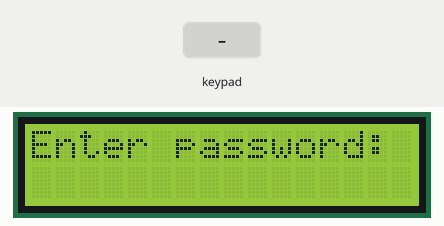
Recording of a sketch running on a simulated Arduino Uno, built with avr-gcc and run on an emulated ATmega328P. On the bench: 16×2 character LCD. Inputs (shaded band) come from the test bench.

Above: at 1.2 s.
1.3 s: keypad keys 2 8 1 2 # pressed 0.4 s apart
At 3.3 s:
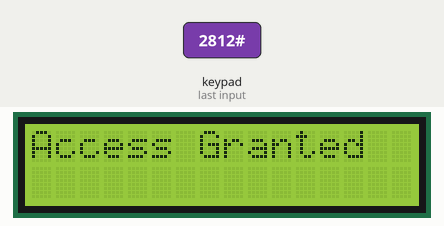
6.0 s: key '1' pressed
At 6.8 s:
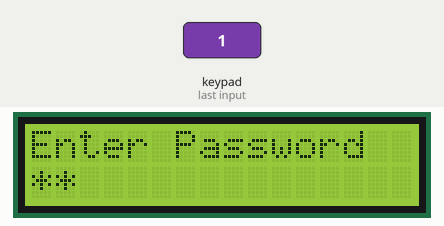
7.5 s: keypad keys 2 8 1 2 pressed 0.4 s apart
At 8.6 s:
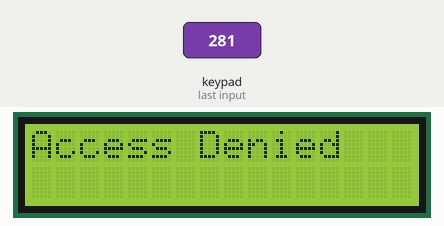
11.4 s: key '2' pressed
At 12.1 s:
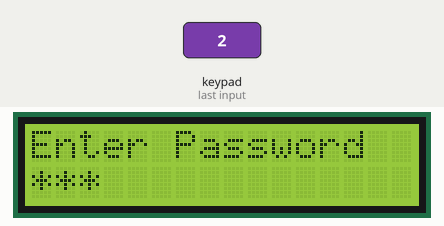
12.9 s: keypad keys 2 8 1 2 * pressed 0.4 s apart
At 17.8 s:
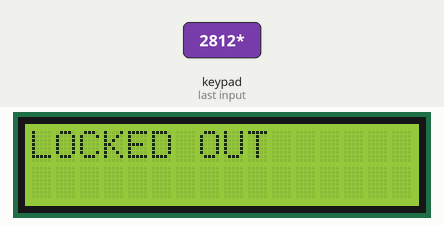
17.9 s: key '3' pressed
At 20.8 s:
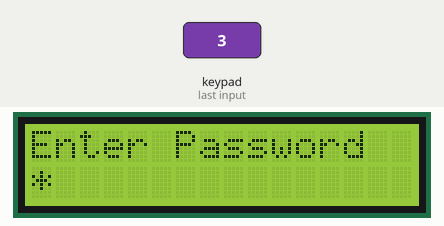
Timing chart, 0 to 21.9 s (numbered marks = the images above; inputs shaded):
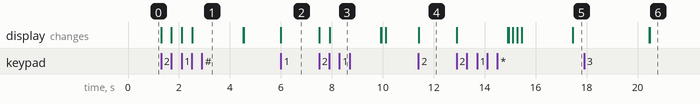

Measured:
- after the input at 1.3 s, the display: first changes at once (image 1 shows a later state)
- after the input at 6.0 s, the display: changes at once (image 2)
- after the input at 7.5 s, the display: first changes at once (image 3 shows a later state)
- after the input at 11.4 s, the display: changes at once (image 4)
- after the input at 12.9 s, the display: first changes at once (image 5 shows a later state)
- after the input at 17.9 s, the display: first differs from a run without the input after 2.6 s (image 6)

The sketch:

lock.ino
```cpp
#include <Keypad.h>
#include <LiquidCrystal.h>


const byte ROWS = 4; //four rows
const byte COLS = 3; //three columns
const int RS = 12, E = 13, D4 = 0, D5 = 1, D6 = 10, D7 = 11;

char keys[ROWS][COLS] = {
  {'1','2','3'},
  {'4','5','6'},
  {'7','8','9'},
  {'*','0','#'}
};

byte rowPins[ROWS] = {3, 4, 5, 6}; //connect to the row pinouts of the keypad
byte colPins[COLS] = {7, 8, 9}; //connect to the column pinouts of the keypad
Keypad keypad = Keypad( makeKeymap(keys), rowPins, colPins, ROWS, COLS );
LiquidCrystal lcd(RS, E, D4, D5, D6, D7);

char correctPassword[] = "2812";
char enteredPassword[5];
int passwordIndex = 0;
int attempts = 0;


void setup() {
  // put your setup code here, to run once:
  //Serial.begin(9600);
   lcd.begin(16,2);
  //lcd.setCursor(1, 0);
  lcd.print("Enter password:");    // Display the initial message

}

void loop() {
  // put your main code here, to run repeatedly:
  char key = keypad.getKey();     // Read keypress from the keypad

  if (key) {
    lcd.setCursor(passwordIndex, 1);  // Set cursor position for entered password
    lcd.print('*');                  // Display '*' for each keypress

    enteredPassword[passwordIndex] = key;  // Store the entered key
    passwordIndex++;                        // Move to the next position

    if (passwordIndex == 4) {               // Check when 4 digits are entered
      enteredPassword[passwordIndex] = '\0';  // Null-terminate the string
      checkPassword();                        // Call function to check password
      passwordIndex = 0;                      // Reset the index
    }
  }


}

void checkPassword() {
  if (strcmp(enteredPassword, correctPassword) == 0) {  // Compare passwords
    lcd.clear();
    lcd.print("Access Granted");  // Display success message
    //digitalWrite(greenLED, HIGH); // Turn on green LED
    delay(2000);
    //digitalWrite(greenLED, LOW);  // Turn off green LED
    lcd.clear();
    lcd.print("Enter Password");  // Prompt for new input
    attempts = 0;                 // Reset the attempts
  }
  else {
    lcd.clear();
    lcd.print("Access Denied");   // Display failure message
    //digitalWrite(redLED, HIGH);   // Turn on red LED
    delay(2000);
    //digitalWrite(redLED, LOW);    // Turn off red LED
    lcd.clear();
    lcd.print("Enter Password");  // Prompt for new input

    attempts++;                   // Increase the number of failed attempts
    if (attempts >= 3) {          // Check if there have been 3 incorrect attempts
      lcd.clear();
      lcd.print("LOCKED OUT");    // Display lockout message
      //tone(buzzer, 1000);         // Sound the buzzer
      delay(3000);
      //noTone(buzzer);
      attempts = 0;               // Reset attempts after lockout
      lcd.clear();
      lcd.print("Enter Password");
    }
  }
}
```
